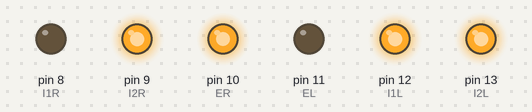
This sketch was run on a simulated Arduino Uno, built with avr-gcc and run on an emulated ATmega328P. On the bench: output pins drawn as LEDs (lit = HIGH).

Above: at 0.05 s.
At 2.6 s:
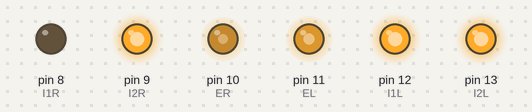
At 5.15 s:
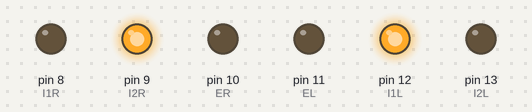
Timing chart, 0 to 6.0 s (numbered marks = the images above):
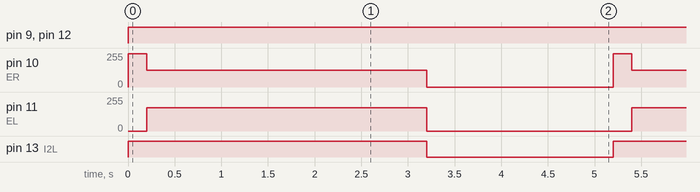

Measured:
- by itself, pin 9 (I2R), pin 12 (I1L): LOW → HIGH at 0.00 s
- by itself, pin 10 (ER): repeats every 5.2 s: 125/255 3.0 s, 0/255 2.0 s, 250/255 0.20 s
- by itself, pin 11 (EL): alternates 175/255 for 3.0 s and 0/255 for 2.2 s
- by itself, pin 13 (I2L): alternates HIGH for 3.2 s and LOW for 2.0 s

The sketch:

turnLeftTest.ino
```cpp
#define ER 10  // Enable Pin for right motor
#define EL 11  // Enable Pin for left motor

#define I1R 8  // Control pin 1 for motor 1
#define I2R 9  // Control pin 2 for motor 1
#define I1L 12  // Control pin 1 for motor 2
#define I2L 13  // Control pin 2 for motor 2

// Define echo and trigger pins for sensors

//Left Sensor
#define echoPinL 2
#define trigPinL 3

//Front Sensor
#define echoPinF 4
#define trigPinF 5

long last_distance;

//Initialising PID constants
float Kp = 3; //~0.7 - 1 seems to work on smoother surfaces
float Ki = 0.002;
float Kd = 1.3;

//Initialising PID variables
float integral = 0;
float derivative = 0;
float last_error = 0;
float error = 0;

//Nominated velocity and distance from wall the car aims to keep
int vNomR = 150;//150;
int vNomL = 150;
int dNom = 50;
int VR, VL;

bool turnLeftBegun = false;

float threshold = 20;

void setup() {

    Serial.begin(9600);

    pinMode(ER, OUTPUT);
    pinMode(EL, OUTPUT);

    pinMode(I1R, OUTPUT);
    pinMode(I2R, OUTPUT);
    pinMode(I1L, OUTPUT);
    pinMode(I2L, OUTPUT);

    pinMode(trigPinL, OUTPUT);
    pinMode(trigPinF, OUTPUT);

    pinMode(echoPinL, INPUT);
    pinMode(echoPinF, INPUT);
}
void loop() {
  // put your main code here, to run repeatedly:
      turnLeft();

}

void turnLeft(){

    turnLeftBegun = true;

    //Set speeds of motors
    analogWrite(ER, 250);
    analogWrite(EL, 0);

    //low high high low makes motors go forward
    digitalWrite(I1R, LOW);
    digitalWrite(I2R, HIGH);
    digitalWrite(I1L, HIGH);
    digitalWrite(I2L, LOW);

    digitalWrite(LED_BUILTIN, HIGH);
    delay(200);

    //Set speeds of motors
    analogWrite(ER, 125);
    analogWrite(EL, 175);

    //low high high low makes motors go forward
    digitalWrite(I1R, LOW);
    digitalWrite(I2R, HIGH);
    digitalWrite(I1L, HIGH);
    digitalWrite(I2L, LOW);

    digitalWrite(LED_BUILTIN, HIGH);
    delay(3000);

    //Set speeds of motors
    analogWrite(ER, 0);
    analogWrite(EL, 0);

    //low high high low makes motors go forward
    digitalWrite(I1R, LOW);
    digitalWrite(I2R, HIGH);
    digitalWrite(I1L, HIGH);
    digitalWrite(I2L, LOW);

    digitalWrite(LED_BUILTIN, LOW);
    delay(2000);

    turnLeftBegun = false;
}
```
